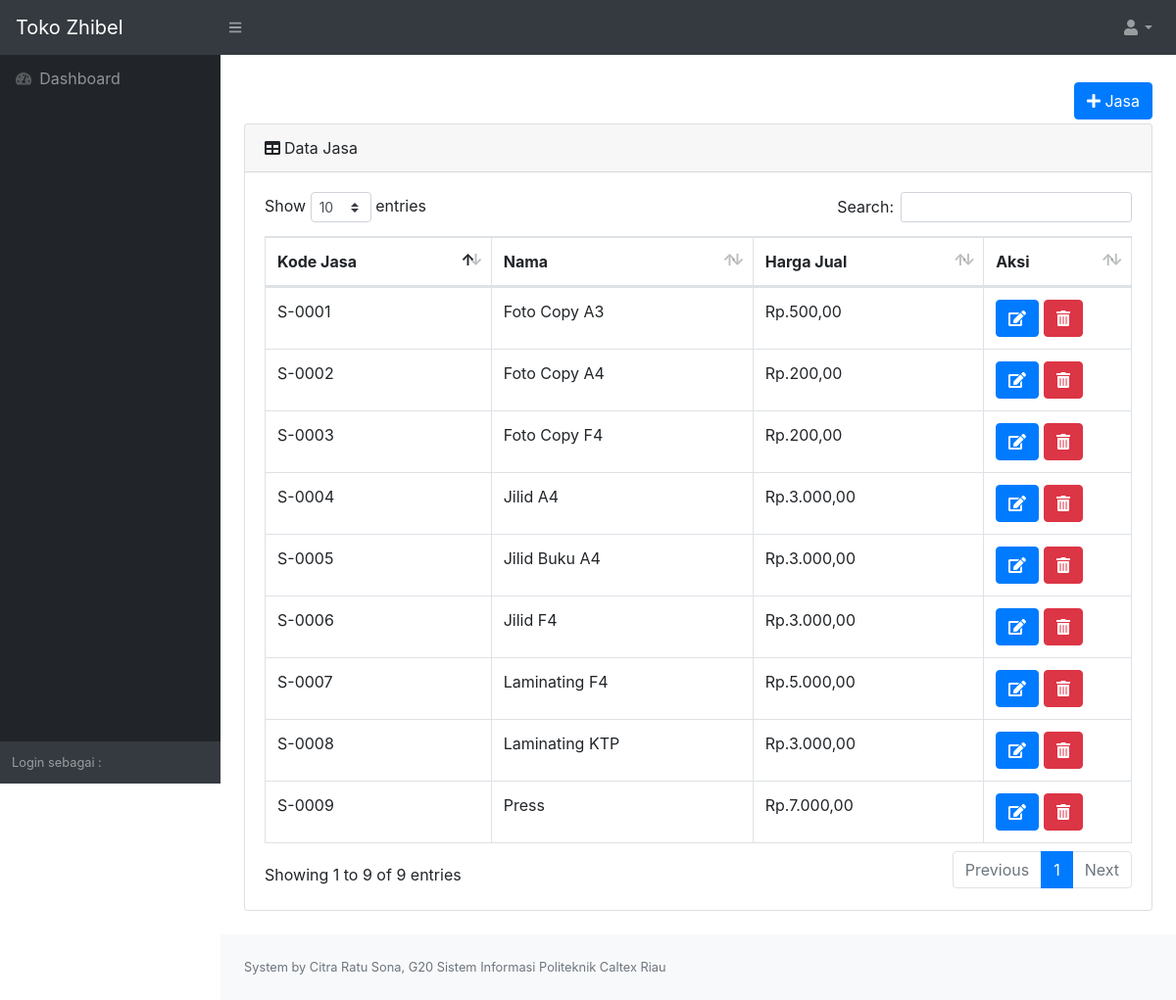
/views/jasalist.php (signed in), run on the app's committed database.
### tables this page shows
CREATE TABLE `jasa` (
  `jasaId` int(11) NOT NULL,
  `jasaKode` varchar(255) NOT NULL,
  `jasaNama` varchar(255) NOT NULL,
  `jasaHarga` int(11) NOT NULL
);

### models/ClassJasa.php (called while the page is built, shortened)
<?php
Class Jasa{
    function __construct(){
        $con = mysqli_connect("localhost","root","","suryajaya");
        $this->con=$con;
        }
        function tampilJasa(){
            $query = mysqli_query($this->con,"SELECT * FROM jasa");
            while($b = mysqli_fetch_assoc($query)){
                $data[] = $b;
            }
            return $data;
        }
}

### views/jasalist.php (the view, shortened to what this page needs)
<?php
include 'header.php';
?>
<div class="container-fluid">
    <div class="row">
            <div class="col-md-12 text-right">
            <button type="button" class="btn btn-primary my-1" data-toggle="modal" data-target="#addjasa"><i class="fas fa-plus"></i> Jasa</button>
            </div>
    </div>
    <div class="card mb-4">
        <div class="card-header"><i class="fas fa-table mr-1"></i>Data Jasa</div>
            <div class="card-body">
                <div class="table-responsive">
                    <table class="table table-bordered" id="dataTable" width="100%" cellspacing="0">
                        <thead>
                            <tr>
                                <th>Kode Jasa</th>
                                <th>Nama</th>
                                <th>Harga Jual</th>
                                <th>Aksi</th>
                            </tr>
                            </thead>
                            <tbody>
                            <?php
                            include '../models/ClassJasa.php';
                            $p = new Jasa;
                            $data = $p->tampilJasa();
                            foreach($data as $j){
                            ?>
                            <tr>
                                <td><?= $j['jasaKode'];?></td>
                                <td><?= $j['jasaNama'];?></td>
                                <td><?= "Rp.".number_format( $j['jasaHarga'],2,',','.') ?></td>
                                <td>
                                <a class="btn btn-primary" href="formjasaedit.php?ubahjasaid=<?= $j['jasaId']?>" role="button"><i class="fas fa-edit" data-toggle="tooltip" title="Edit"></i></a>
                                <a class="btn btn-danger" href="../controllers/jasaolah.php?hapusjasaid=<?= $j['jasaId']?>" role="button"><i class="fas fa-trash-alt" data-toggle="tooltip" title="Hapus" onclick="return confirm('Apakah yakin untuk menghapus Jasa?');"></i></a>
                                </td>
                            </tr>
                            <?php } ?>
                        </tbody>
                    </table>
                </div>
            </div>
        </div>
    </div>
<?php
include 'footer.php';
?>

### data on the page
jasa: jasaKode "S-0001", jasaNama "Foto Copy A3", jasaHarga "500,00"
jasa: jasaKode "S-0002", jasaNama "Foto Copy A4", jasaHarga "200,00"
jasa: jasaKode "S-0003", jasaNama "Foto Copy F4", jasaHarga "200,00"
jasa: jasaKode "S-0004", jasaNama "Jilid A4", jasaHarga "3.000,00"
jasa: jasaKode "S-0005", jasaNama "Jilid Buku A4", jasaHarga "3.000,00"
jasa: jasaKode "S-0006", jasaNama "Jilid F4", jasaHarga "3.000,00"
jasa: jasaKode "S-0007", jasaNama "Laminating F4", jasaHarga "5.000,00"
jasa: jasaKode "S-0008", jasaNama "Laminating KTP", jasaHarga "3.000,00"
jasa: jasaKode "S-0009", jasaNama "Press", jasaHarga "7.000,00"
